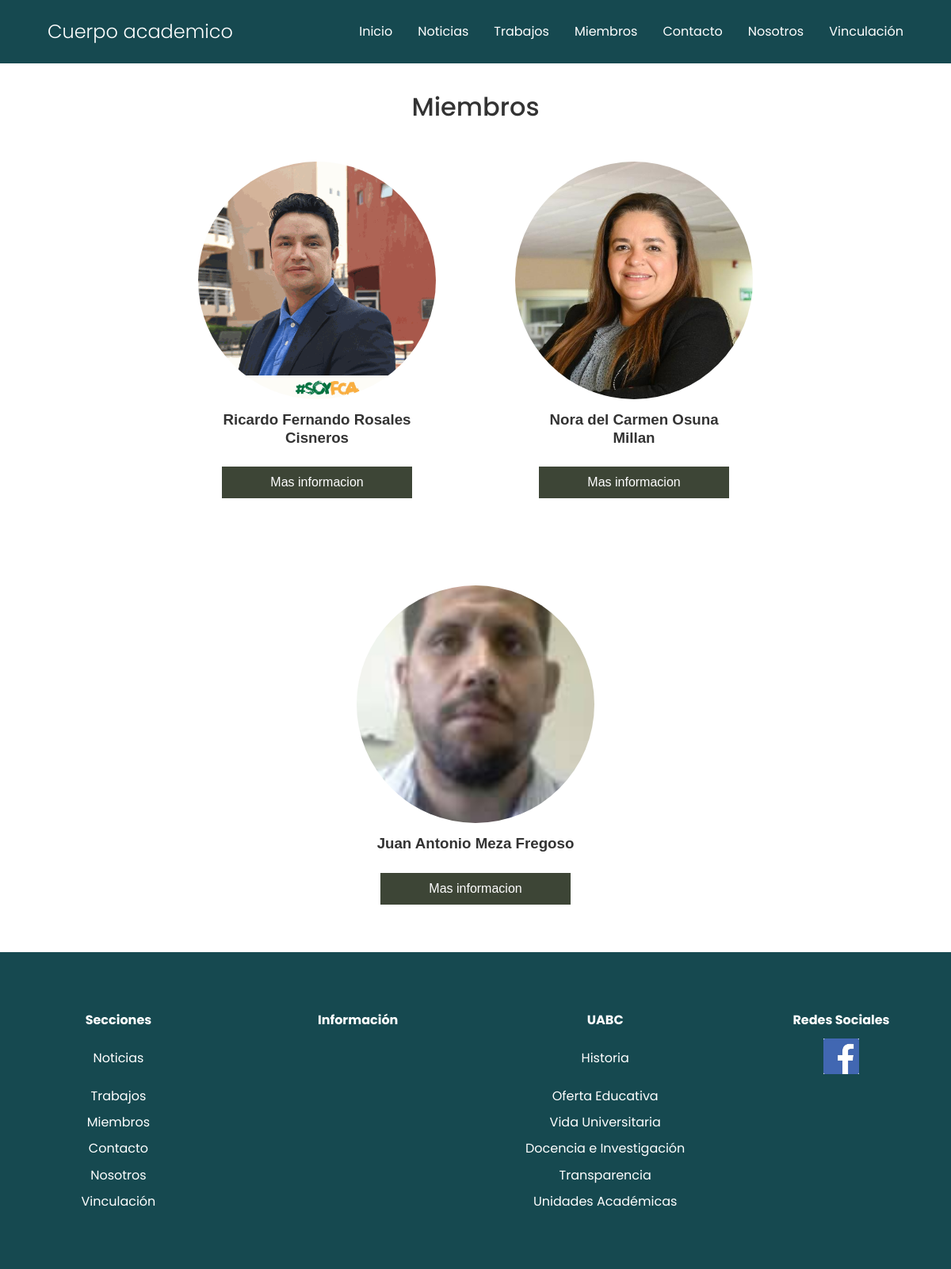
Page /Miembros.php on the committed database.
### tables this page shows
CREATE TABLE `autores` (
  `id_autor` int(11) NOT NULL,
  `nombre` varchar(30) NOT NULL,
  `apellido` varchar(30) NOT NULL,
  `descripcion` varchar(200) NOT NULL,
  `imagen_autor` varchar(250) NOT NULL,
  `miembro` tinyint(1) NOT NULL
);

### Miembros.php (the view, shortened to what this page needs)
<?php
include('./config.php');
?>
<!DOCTYPE html>
<html>
<head>
    <link rel="stylesheet" href="./css/normalize.css">
    <link rel="stylesheet" href="./css/navbar_footer.css">
    <link rel="stylesheet" href="./css/styles2.css">
</head>
<body>
    <?php include './views/navbar.php'; ?>
    <h1 class="titulo">Miembros</h1>
    <div id="miembros">
        <div class="cards__miembros">
            <?php
            $select = mysqli_query($conn, "SELECT * FROM autores where miembro=1");
            while ($row = mysqli_fetch_assoc($select)) {
                ?>
                    <div class="card__miembro">
                        <figure class="img__miembro__container">
                            <img src="images/miembros/<?php echo $row['imagen_autor']; ?>" class="card__miembro__img" />
                        </figure>
                        <div class="card__miembro__paragraph">
                            <h3 class="card__miembro__title">
                                <?php echo $row['nombre'] . " " . $row['apellido']; ?>
                            </h3>
                            <button class="button_modal" onclick="openModal(<?php echo $row['id_autor']; ?>)">
                                Mas informacion
                            </button>
                        </div>
            </div>
        <?php }
            ; ?>
    </div>
    </div>
    <?php include './views/footer.php'; ?>
</body>
</html>

### css/navbar_footer.css (style rules this page uses)
body { font-family: 'Poppins', sans-serif; margin: 0; padding: 0; font-size: 16px; line-height: 1.2; color: #333; }

### css/styles2.css (style rules this page uses)
.titulo { text-align: center; margin-top: 3%; font-weight: 500; }
#miembros { justify-content: center; display: flex; }
.cards__miembros { display: flex; height: 100%; align-items: center; font-family: sans-serif; width: 80%; flex-wrap: wrap; justify-content: center; margin: 0 -25px; }
.card__miembro { width: 100%; border-radius: 6px; margin: 50px; overflow: visible; cursor: default; transition: all 400ms ease; min-width: 300px; max-width: 300px; height: 100%; min-height: 380px; max-height: 600px; }
.img__miembro__container { display: flex; justify-content: center; }
.card__miembro__img { width: 300px; height: 300px; object-fit: cover; border-radius: 150px; }
.card__miembro__title { padding: 15px; text-align: center; font-weight: 700; }
.card__miembro__paragraph { text-align: center; margin-bottom: 10px; width: 100%; height: 80%; }
button { background-color: #3D4536; color: #ffff; border: none; display: block; width: 80%; margin: 10px auto; height: 40px; font-size: 16px; cursor: pointer; transition: 0.5s ease; }

### rows in the picture
autores: imagen_autor (picture), nombre "Ricardo Fernando", apellido "Rosales Cisneros"
autores: imagen_autor (picture), nombre "Nora del Carmen", apellido "Osuna Millan"
autores: imagen_autor (picture), nombre "Juan Antonio", apellido "Meza Fregoso"
